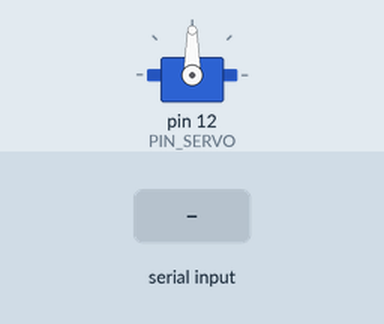
Recording of a sketch running on a simulated Arduino Uno, built with avr-gcc and run on an emulated ATmega328P. Shown: servo. The test bench sets the inputs (shaded band).

Above: at 1.2 s.
1.3 s: "90,45\n" received over Serial
At 2.2 s:
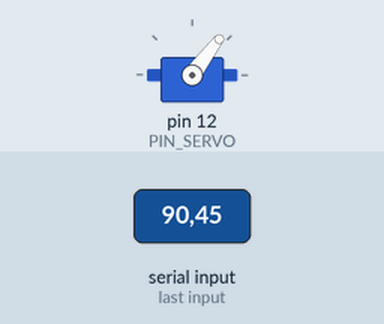
2.8 s: "5\n" received over Serial
At 3.2 s:
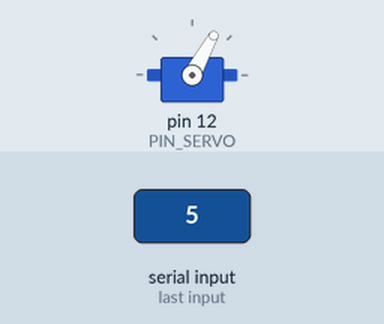
4.3 s: "90\n" received over Serial
At 5.6 s:
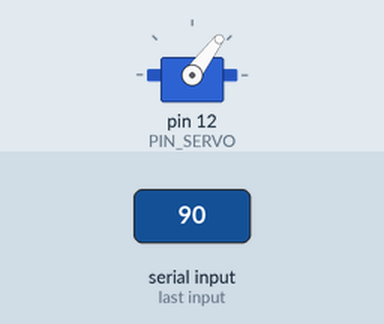
Timing chart, 0 to 7.3 s (numbered marks = the images above; inputs shaded):
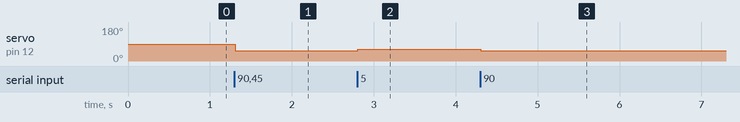

The sketch:

Ball_and_Beam.ino
```cpp
#include <Servo.h>

#define PIN_SERVO 12

#define MIN 544
#define MID 1180
#define MAX 1800

Servo servo;

int pidInput;

void setup() {

  servo.attach(PIN_SERVO);

  Serial.begin(9600);
  while (!Serial);
}


void loop() {
}


String outputPID = "";
void serialEvent(){

  char input = (char) Serial.read();

  if(input == '\n'){
    pidInput = outputPID.toInt();

    pidInput = map(pidInput, -700, 700, 700, -700);

    int out = constrain(MID + pidInput, MIN, MAX);

    servo.writeMicroseconds(out);

    outputPID = "";
  }else{
    outputPID += input;
  }

}

// ------- STEP MOTOR AND TIMER ------- //

// #include <TimerOne.h>

// #define PIN_DIR    5
// #define PIN_ENABLE 3
// #define PIN_CLOCK  4

// #define RIGHT LOW
// #define LEFT  HIGH

// // #define DEBUG
// #define LOG Serial.print
// #define LOGn Serial.println

// /*
// MS1   MS2   MS3   Resolution
// LOW   LOW   LOW   Full Step
// HIGH  LOW   LOW   Half Step
// LOW   HIGH  LOW   1/4  Step
// HIGH  HIGH  LOW   1/8  Step
// HIGH  HIGH  HIGH  1/16 Step
// */

// #define stepLimitMax 110
// #define stepLimitMin 5

// #define freqMAX 5000
// #define freqMIN 20000

// int rawPidInput = 0;
// bool direction ;
// int stepCounter = 0;
// bool enabled = false;


// void setup() {

//   pinMode (PIN_DIR, OUTPUT);
//   pinMode (PIN_CLOCK, OUTPUT);
//   pinMode (PIN_ENABLE, OUTPUT); digitalWrite(PIN_ENABLE, HIGH);

//   pinMode(14, OUTPUT);  digitalWrite(14, LOW);
//   pinMode(18, OUTPUT);  digitalWrite(18, HIGH);

//   Timer1.initialize();
//   Timer1.attachInterrupt(clock);

//   Serial.begin(9600);
//   while (!Serial);
// }


// void loop() {

// #ifdef DEBUG
//   LOG("Input: "); LOG(rawPidInput);
//   LOG("\tOutput: "); LOG(map(abs(rawPidInput), 0, 1500, freqMIN, freqMAX));
//   LOG("\tCount: "); LOG(stepCounter);
//   LOG("\tEnable?: "); LOG(enabled ? "YES" : "NOT");
//   LOGn();
// #endif

//   // rawPidInput = map (analogRead(A2), 0, 1023, -1500, 1500);
//   // Timer1.setPeriod( map(abs(rawPidInput), 0, 1500, freqMIN, freqMAX) );

//   direction = rawPidInput < 0 ? RIGHT : LEFT;
//   digitalWrite(PIN_DIR, direction);


//   if ( rawPidInput > -3 && rawPidInput < 3) enabled = false;
//   else                                      enabled = true;

//   if ((stepCounter > stepLimitMax) || (stepCounter < stepLimitMin)) {

//     enabled = false;

//     if(stepCounter > stepLimitMax){
//       if(direction == LEFT) enabled = true;
//     }else if(stepCounter < stepLimitMin){
//       if(direction == RIGHT) enabled = true;
//     }

//   }

// }

// void clock() {

//   if(enabled){

//     digitalWrite(PIN_CLOCK, !digitalRead(PIN_CLOCK));

//     if(digitalRead(PIN_CLOCK))
//       stepCounter = direction == RIGHT ? stepCounter+1 : stepCounter-1;
//   }
// }

// String outputPID = "";
// void serialEvent(){

//   char input = (char) Serial.read();

//   if(input == '\n'){
//     rawPidInput = outputPID.toInt();

//     Timer1.setPeriod( map(abs(rawPidInput), 0, 1500, freqMIN, freqMAX) );

//     outputPID = "";
//   }else{
//     outputPID += input;
//   }

// }


// ------- STEP MOTOR AND THREAD ------- //

// #include <Thread.h>

// #define PIN_DIR    5
// #define PIN_ENABLE 3
// #define PIN_CLOCK    4

// #define RIGHT LOW
// #define LEFT  HIGH

// #define DEBUG
// #define LOG Serial.print
// #define LOGn Serial.println

// /*
// MS1   MS2   MS3   Resolution
// LOW   LOW   LOW   Full Step
// HIGH  LOW   LOW   Half Step
// LOW   HIGH  LOW   1/4  Step
// HIGH  HIGH  LOW   1/8  Step
// HIGH  HIGH  HIGH  1/16 Step
// */

// #define stepLimitMax 110
// #define stepLimitMin 5

// int rawPidInput = 0;
// bool direction ;
// int stepCounter = 0;
// bool enable;

// Thread threadClock = Thread();


// void setup() {

//   pinMode (PIN_DIR, OUTPUT);
//   pinMode (PIN_CLOCK, OUTPUT);
//   pinMode (PIN_ENABLE, OUTPUT); digitalWrite(PIN_ENABLE, HIGH);

//   pinMode(14, OUTPUT);  digitalWrite(14, LOW);
//   pinMode(18, OUTPUT);  digitalWrite(18, HIGH);

//   threadClock.onRun(clock);

//   Serial.begin(9600);
//   while (!Serial);
// }


// void loop() {

// #ifdef DEBUG
//   LOG("Input: "); LOG(rawPidInput);
//   LOG("\tOutput: "); LOG(map(abs(rawPidInput), 0, 30, 30, 1));
//   LOG("\tCount: "); LOG(stepCounter);
//   LOG("\tEnable?: "); LOG(threadClock.enabled ? "YES" : "NOT");
//   LOGn();
// #endif

//   rawPidInput = map (analogRead(A2), 0, 1023, -30, 30);
//   threadClock.setInterval(map(abs(rawPidInput), 0, 30, 30, 1));

//   direction = rawPidInput > 0 ? RIGHT : LEFT;
//   digitalWrite(PIN_DIR, direction);


//   if ( rawPidInput > -3 && rawPidInput < 3) threadClock.enabled = false;
//   else                                      threadClock.enabled = true;

//   if ((stepCounter > stepLimitMax) || (stepCounter < stepLimitMin)) {

//     threadClock.enabled = false;

//     if(stepCounter > stepLimitMax){
//       if(direction == LEFT) threadClock.enabled = true;
//     }else if(stepCounter < stepLimitMin){
//       if(direction == RIGHT) threadClock.enabled = true;
//     }

//   }

//   if (threadClock.shouldRun()) threadClock.run();

// }


// void clock() {

//   digitalWrite(PIN_CLOCK, !digitalRead(PIN_CLOCK));

//   if(digitalRead(PIN_CLOCK))
//     stepCounter = direction == RIGHT ? stepCounter+1 : stepCounter-1;

// }
```

Measured:
- after the input at 1.3 s, servo on pin 12 (PIN_SERVO): 90° → 53° at once
- after the input at 2.8 s, servo on pin 12 (PIN_SERVO): 53° → 61° at once
- after the input at 4.3 s, servo on pin 12 (PIN_SERVO): 61° → 53° at once
